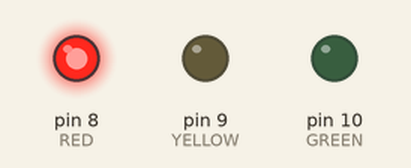
The sketch below on a simulated Arduino Uno, built with avr-gcc and run on an emulated ATmega328P. Shown: output pins drawn as LEDs (lit = HIGH).

Above: at 1.0 s.
At 3.0 s:
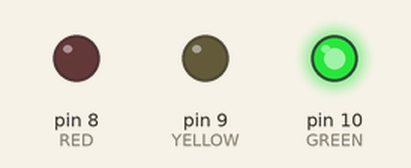
At 4.3 s:
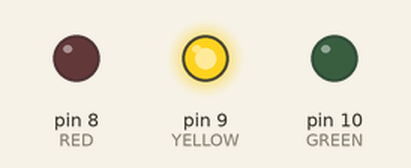
Timing chart, 0 to 6.1 s (numbered marks = the images above):
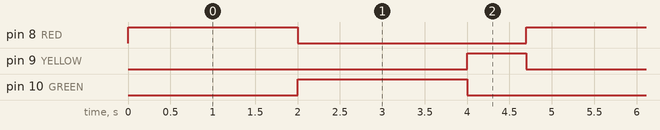

Measured:
- by itself, pin 8 (RED), pin 10 (GREEN): alternates HIGH for 2.0 s and LOW for 2.7 s
- by itself, pin 9 (YELLOW): alternates HIGH for 0.70 s and LOW for 4.0 s
- by itself, everything shown: repeats every 4.7 s, in 3 steps

The sketch:

K03.ino
```cpp
// 세 가지 LED · 신호등 만들기
// 보드: Arduino Uno / 시리얼 모니터: 9600 baud
// USB를 뽑고 배선한 뒤, 아래 연결표와 코드의 핀 번호를 대조하세요.

const int RED = 8, YELLOW = 9, GREEN = 10;
// 같은 모양의 일을 함수로 묶어 어느 LED를 켤지 전달합니다.
void showLight(int activePin) {
  digitalWrite(RED, activePin == RED);
  digitalWrite(YELLOW, activePin == YELLOW);
  digitalWrite(GREEN, activePin == GREEN);
}
void setup() {
  pinMode(RED, OUTPUT); pinMode(YELLOW, OUTPUT); pinMode(GREEN, OUTPUT);
}
void loop() {
  showLight(RED); delay(2000);
  showLight(GREEN); delay(2000);
  showLight(YELLOW); delay(700);
}
```
